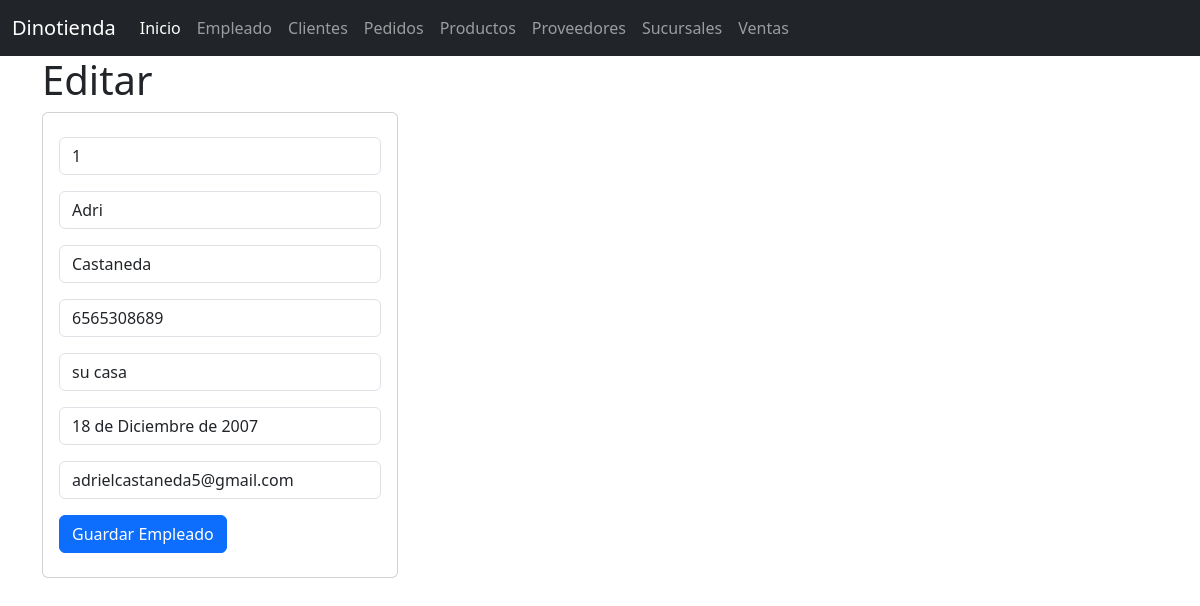
The page /seleccionarClientes/1 on the database its author committed.
### cliente_app/models.py (models this page shows, shortened)
class Clientes(models.Model):
    id_clien=models.CharField(primary_key=True,max_length=20)
    nombre=models.CharField(max_length=50)
    apellido=models.CharField(max_length=50)
    celular=models.CharField(max_length=30)
    direccion=models.CharField(max_length=40)
    fecha_nac=models.DateField(null=False,blank=False)
    email=models.CharField(max_length=60)

### cliente_app/views.py (the view)
# urls.py: path("seleccionarClientes/<id_clien>",views.seleccionarClientes,name="seleccionarClientes"),
def seleccionarClientes(request,id_clien):
    Cliente=Clientes.objects.get(id_clien=id_clien)
    return render(request,"editarClientes.html",{'misclientes':Cliente})

### cliente_app/templates/editarClientes.html
{% extends "base.html" %}
{% block cuerpo %}
  <div class="row">
   <div class="col-sm-12 col-md-4 col-lg-4 col-xl-4">
     <h1>Editar</h1>
     <div class="card">
      <div class="card-body">
        <form action="/editarClientes/" method="POST">{% csrf_token %}
          <div class="form-group py-2">
            <input type="text" id="txtid" name="txtid" class="form-control"
            value="{{misclientes.id_clien}}" minlength="1"  maxlength="6" required readonly>
          </div>
          <div class="form-group py-2">
            <input type="text" id="txtnombre" name="txtnombre" class="form-control"
            value="{{misclientes.nombre}}" minlength="1"  maxlength="100" required>
          </div>
          <div class="form-group py-2">
            <input type="text" id="txtapellido" name="txtapellido" class="form-control"
            value="{{misclientes.apellido}}" minlength="1" maxlength="100"  required>
          </div>
          <div class="form-group py-2">
            <input type="text" id="txtcel" name="txtcel" class="form-control"
            value="{{misclientes.celular}}" minlength="1" maxlength="100"  required>
          </div>
          <div class="form-group py-2">
            <input type="text" id="txtdir" name="txtdir" class="form-control"
            value="{{misclientes.direccion}}" minlength="1" maxlength="100"  required>
          </div>
          <div class="form-group py-2">
            <input type="text" id="txtfe" name="txtfe" class="form-control"
            value="{{misclientes.fecha_nac}}" minlength="1" maxlength="100"  required>
          </div>
          <div class="form-group py-2">
            <input type="text" id="txtemail" name="txtemail" class="form-control"
            value="{{misclientes.email}}" minlength="1" maxlength="100"  required>
          </div>
          <div class="form-group py-2">
            <button type="submit" class="btn btn-primary">Guardar Empleado</button>
          </div>
        </form>
      </div>
    </div>
   </div>
   {% endblock %}

### rows shown on the page
Clientes: txtid "1", txtnombre "Adri", txtapellido "Castaneda", txtcel "6565308689", txtdir "su casa", txtfe "18 de Diciembre de 2007", txtemail "adrielcastaneda5@gmail.com"
